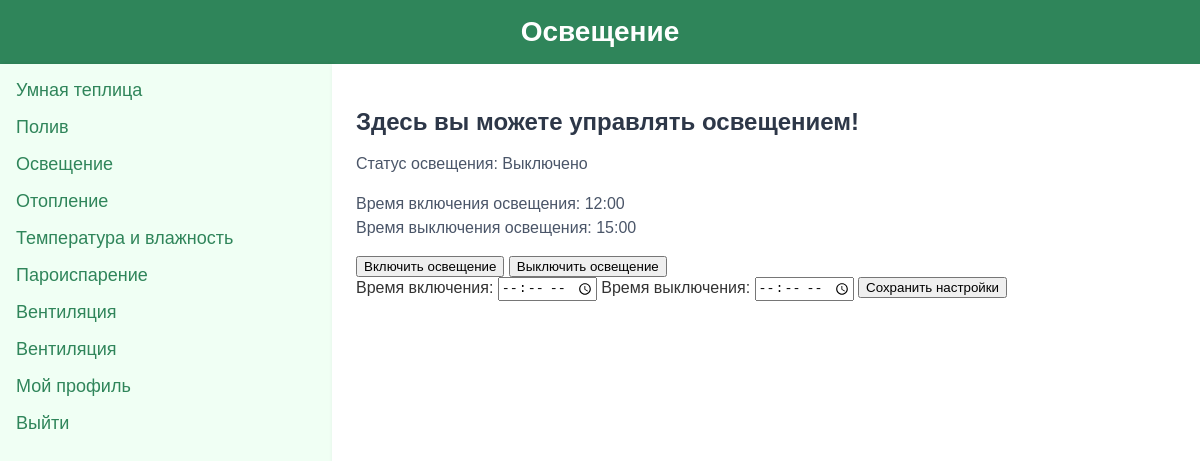
Page /lighting/ (signed in) on the committed database.
### lighting/models.py (models this page shows, shortened)
class LightingStatus(models.Model):
    STATUS_CHOICES = [
        ('on', 'Включено'),
        ('off', 'Выключено'),
    ]
    greenhouse = models.OneToOneField(Greenhouse, on_delete=models.CASCADE)  # Привязка к теплице
    status = models.CharField(max_length=3, choices=STATUS_CHOICES, default='off')
    start_time = models.TimeField(null=True, blank=True)  # Время включения
    end_time = models.TimeField(null=True, blank=True)  # Время выключения

### lighting/views.py (the view, shortened to what this page needs)
# urls.py: path('', lighting, name='lighting'),
def lighting(request):
    greenhouse = Greenhouse.objects.filter(user=request.user).first()
    if not greenhouse:
        return render(request, "lighting/lighting.html", {"error": "У вас нет теплицы."})
    lighting_status, _ = LightingStatus.objects.get_or_create(greenhouse=greenhouse)
    return render(request, "lighting/lighting.html", {"lighting_status": lighting_status})

### lighting/templates/lighting/lighting.html (shortened to what this page needs)
{% extends "main/index.html" %}
{% block header %}Освещение{% endblock %}
{% block heading %}Здесь вы можете управлять освещением!{% endblock %}
{% block content %}
  {% if error %}
    <p>{{ error }}</p>
  {% else %}
    <p>Статус освещения: {{ lighting_status.get_status_display }}</p>
    <p class="text-gray-700">
      Время включения освещения: {{ lighting_status.start_time|date:"H:i" }}
      <br>
      Время выключения освещения: {{ lighting_status.end_time|date:"H:i" }}
    </p>
    <form method="post">
      <button type="submit" name="turn_on">Включить освещение</button>
      <button type="submit" name="turn_off">Выключить освещение</button>
    </form>
    <form method="post">
      <label for="start_time">Время включения:</label>
      <input type="time" id="start_time" name="start_time" value="{{ lighting_status.start_time|default_if_none:'' }}">
      <label for="end_time">Время выключения:</label>
      <input type="time" id="end_time" name="end_time" value="{{ lighting_status.end_time|default_if_none:'' }}">
      <button type="submit" name="save_settings">Сохранить настройки</button>
    </form>
  {% endif %}
{% endblock %}

### static/main/css/styles.css (style rules this page uses)
body { font-family: 'Arial', sans-serif; margin: 0; padding: 0; background-color: #f3f4f6; color: #333; }
main p { font-size: 1rem; line-height: 1.5; color: #4a5568; }

### rows in the picture
LightingStatus: status "Выключено", start_time "12:00", end_time "15:00"
